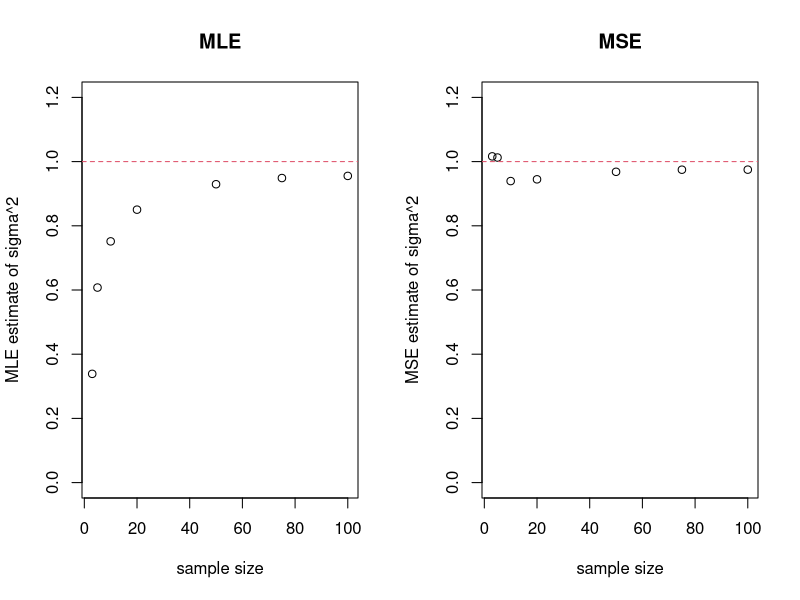

Write R code to recreate this figure.
## ---- chunk 1
estimate_beta <- function(n) {
  set.seed(75286)
  sigma2 <- 1
  x <- seq(1, 10, length.out = n)
  results <- data.frame(beta0Hat = NA, beta1Hat = NA, sigma.MLE = NA, sigma.MSE = NA)
  sim_number <- 100
  for (i in 1:sim_number) {
    y <- 90 + 0.5 * x + rnorm(n, sd = sqrt(sigma2))
    m <- lm(y ~ x)
    results[i, ] <- c(coef(m), sigma.MLE = mean(residuals(m)^2), sigma.MSE = sum(residuals(m)^2) / (n - 2))
  }
  return(results)
}
sample.sizes <- c(3, 5, 10, 20, 50, 75, 100)
sigma2.MLE <- c()
sigma2.MSE <- c()
for (n in sample.sizes) {
  results <- estimate_beta(n)
  sigma2.MLE <- c(sigma2.MLE, mean(results$sigma.MLE))
  sigma2.MSE <- c(sigma2.MSE, mean(results$sigma.MSE))
}

par(mfrow = c(1, 2))
plot(sample.sizes, sigma2.MLE,
  ylim = c(0, 1.2),
  xlab = "sample size", ylab = "MLE estimate of sigma^2",
  main = "MLE"
)
abline(h = 1, lty = 2, col = 2)

plot(sample.sizes, sigma2.MSE,
  ylim = c(0, 1.2),
  xlab = "sample size", ylab = "MSE estimate of sigma^2",
  main = "MSE"
)
abline(h = 1, lty = 2, col = 2)
